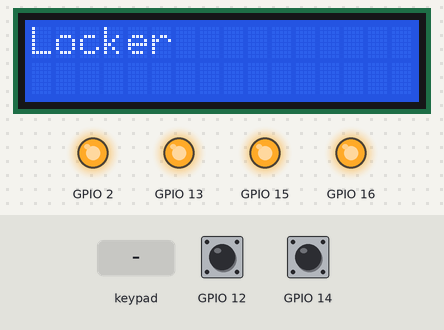
A sketch run on a simulated ESP8266 (NodeMCU). On the bench: 16×2 character LCD, output pins drawn as LEDs (lit = HIGH). Wiring (inferred from the names in the program): PCF8574 port expander at I2C address 0x20. Wiring (inferred from the signals the program sends): 4×4 keypad with keys 1 2 3 A 4 5 6 B 7 8 9 C * 0 # D (labels assumed): rows Q0, Q1, Q2, Q3; columns Q4, Q5, Q6, Q7. The inputs (shaded band) are chosen by the test bench; at power-on: GPIO 12 HIGH, GPIO 14 HIGH. WiFi joins after 1.5 s; servers stay silent unless stated; no MQTT or app messages arrive unless stated; what the sketch prints to the serial monitor is not drawn.

Above: at 2.8 s.
2.9 s: keypad keys 1 2 3 4 # pressed 0.4 s apart
At 4.0 s:
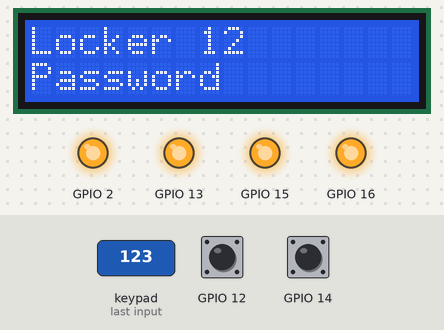
7.1 s: key '*' pressed
At 7.8 s:
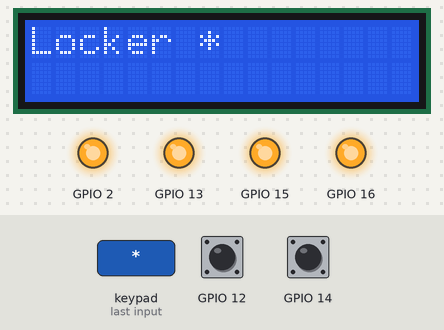
8.7 s: keypad keys 1 2 3 4 * pressed 0.4 s apart
At 11.9 s:
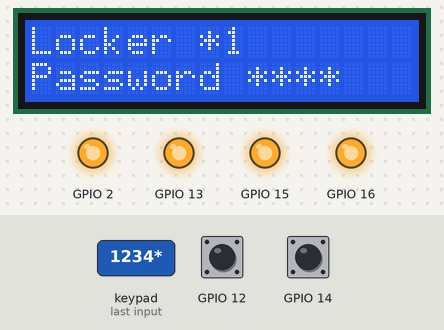
12.2 s: keypad keys 1 2 3 4 pressed 0.4 s apart
At 13.8 s:
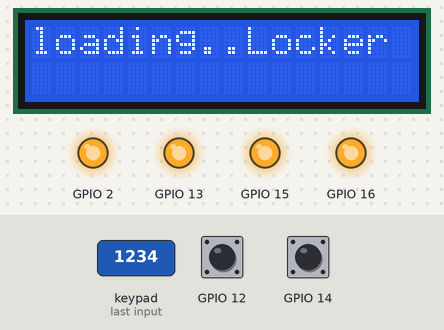
16.8 s: keypad keys 1 3 9 7 * pressed 0.4 s apart
At 20.2 s:
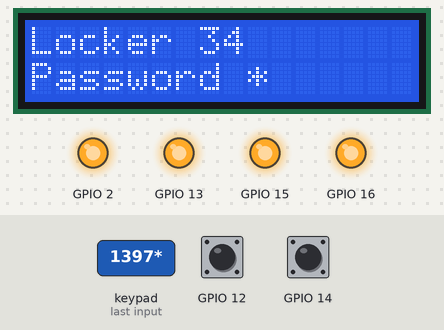
21.8 s: GPIO 12 pulled LOW for 0.15 s
At 23.3 s:
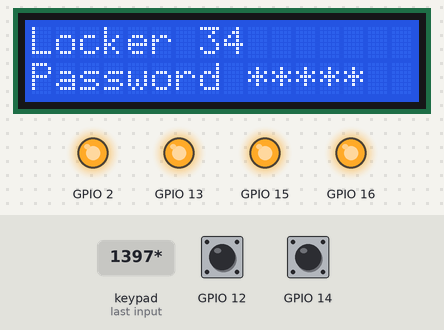
Timing chart, 0 to 24.8 s (numbered marks = the images above; inputs shaded):
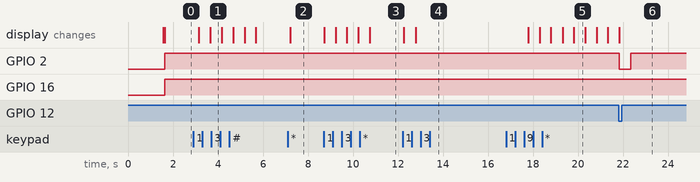

The sketch:

board.ino
```cpp
#include <Wire.h>
#include <ESP8266WiFi.h>
#include <ArduinoJson.h>
#include <PubSubClient.h>
#include <WiFiClientSecure.h>
#include <LiquidCrystal_I2C.h>
#include <ESP8266HTTPClient.h>

#define PCF8574_KEYPAD  0x20
#define PCF8574_LCD     0x27

LiquidCrystal_I2C lcd(PCF8574_LCD, 16, 2);

const char keys[4][3] = {
  {'1', '2', '3'},
  {'4', '5', '6'},
  {'7', '8', '9'},
  {'*', '0', '#'}
};

const char* ssid = "";
const char* pass = "";

const char *mqtt_broker = "mqtt.netpie.io";
const char *mqtt_client = "32a25e63-9a98-42fb-97cd-71b44deb425b";
const char *mqtt_username = "mkQoo85MdVoFQzqZtFY4L81cFdQv2EWB";
const char *mqtt_password = "EaiywoVTMx36v5oy1LTLak1CXFjrukzm";
const int mqtt_port = 1884;

WiFiClientSecure espClient;
HTTPClient http;
PubSubClient client(espClient);

struct Locker {
  String id;
  int door;
  int light;
  int reed;
};

String enteredID = "";
String enteredPass = "";
bool enteringID = true;
bool resetFlag = false;
String passMask = "";

Locker lockers[11];


void setup() {
  Serial.begin(9600);
  WiFi.mode(WIFI_STA);
  WiFi.begin(ssid, pass);
  reconnectWiFi();

  espClient.setInsecure();

  client.setServer(mqtt_broker, mqtt_port);
  client.setCallback(callback);
  reconnectMQTT();

  for(int i = 0; i < 11; i++){
    if (i < 10) {
      lockers[i].id = "0" + String(i);
    } else {
      lockers[i].id = String(i);
    }
  }

  lockers[1].id = "01";
  lockers[1].door = 13;
  lockers[1].reed = 14;
  lockers[1].light = 16;

  lockers[4].id = "04";
  lockers[4].door = 15;
  lockers[4].reed = 12;
  lockers[4].light = 2;

  pinMode(lockers[1].reed, INPUT_PULLUP);
  pinMode(lockers[1].light, OUTPUT);
  pinMode(lockers[1].door, OUTPUT);

  pinMode(lockers[4].reed, INPUT_PULLUP);
  pinMode(lockers[4].light, OUTPUT);
  pinMode(lockers[4].door, OUTPUT);

  digitalWrite(lockers[1].door, HIGH);
  digitalWrite(lockers[4].door, HIGH);

  lcd.init();
  lcd.backlight();
  lcd.setCursor(0, 0);
  lcd.print("Locker ");

  Wire.beginTransmission(PCF8574_KEYPAD);
  Wire.write(0xFF);
  Wire.endTransmission();
}

void loop() {
  if (WiFi.status() != WL_CONNECTED) {
        reconnectWiFi();
    }

  if (!client.connected()) {
      reconnectMQTT();
  }

   client.loop();

   char key = scanKeypad();

  if(digitalRead(lockers[1].reed) == HIGH) {
    digitalWrite(lockers[1].light, HIGH);
  } else {
    digitalWrite(lockers[1].light, LOW);
  }

  if(digitalRead(lockers[4].reed) == HIGH) {
    digitalWrite(lockers[4].light, HIGH);
  } else {
    digitalWrite(lockers[4].light, LOW);
  }

  if (key == '#') {
    if (!resetFlag) {
      resetInput();
      resetFlag = true;
    }
  }

  if (key && key != '#') {
    resetFlag = false;
    if (enteringID) {
      enteredID += key;
      if (enteredID.length() == 2) {
        enteringID = false;
        lcd.setCursor(7, 0);
        lcd.print(enteredID);
        lcd.setCursor(0, 1);
        lcd.print("Password ");
      }
    } else {
      enteredPass += key;
      passMask += "*";
      if (enteredPass.length() == 6) {
        checkPassword();
      }
    }

    if (enteringID) {
      lcd.setCursor(7, 0);
      lcd.print(enteredID);
    } else {
      lcd.setCursor(9, 1);
      lcd.print(passMask);
    }
  }

  delay(500);
}

void reconnectWiFi() {
    Serial.print("Connecting to WiFi");
    while (WiFi.status() != WL_CONNECTED) {
        delay(500);
        Serial.print(".");
    }
    Serial.println("Connected successful");
}

void callback(char* topic, byte* payload, unsigned int length) {
    Serial.print("Message received on topic: ");
    Serial.println(topic);
    StaticJsonDocument<256> doc;

    DeserializationError error = deserializeJson(doc, payload, length);

    if (error) {
      Serial.print("JSON parsing failed: ");
      Serial.println(error.c_str());
      return;
    }

    int index = doc["index"];
    int unlock = doc["unlock"];

    openDoor(index, unlock);
}

void reconnectMQTT() {
    Serial.print("Connecting to MQTT");
    while (!client.connected()) {
        if (client.connect(mqtt_client, mqtt_username, mqtt_password)) {
            Serial.println("Connected to the MQTT");
            if (client.subscribe("@msg/locker/unlock")) {
                Serial.println("Successfully subscribed to @msg/locker/unlock topic.");
            } else {
                Serial.println("Failed to subscribe to @msg/locker/unlock topic.");
            }
        } else {
            Serial.print(".");
            delay(5000);
        }
    }
}

void openDoor(int index, int state) {
  if(state) {
    digitalWrite(lockers[index].door, LOW);
    digitalWrite(lockers[index].light, HIGH);
    delay(5000);
    digitalWrite(lockers[index].door, HIGH);
    digitalWrite(lockers[index].light, LOW);
  }

}

void checkPassword() {
  lcd.clear();
  lcd.setCursor(0, 0);
  lcd.print("loading..");

  bool found = false;

  for (int i = 0; i < sizeof(lockers) / sizeof(lockers[0]); i++) {
    if (lockers[i].id == enteredID && !found) {
      found = true;

      String baseUrl = "https://demos.wutthiphon.space/lab/ubuntu/serv/101/api/locker/unlock-locker-board/";
      String url = baseUrl + "*" + String(i) + "*" + enteredPass;
      espClient.stop();

      http.begin(espClient, url);
      http.setTimeout(3000);
      int httpCode = http.GET();

      if (httpCode > 0) {
        String response = http.getString();
        StaticJsonDocument<200> doc;
        DeserializationError error = deserializeJson(doc, response);

        if (error) {
          Serial.print("JSON parsing failed: ");
          Serial.println(error.c_str());
          return;
        }

        String message = doc["message"];

        if (message == "password are wrong") {
          lcd.clear();
          lcd.setCursor(0, 0);
          lcd.print("Locker " + lockers[i].id);
          lcd.setCursor(0, 1);
          lcd.print("Incorrect");
          delay(5000);
        }

        if (message == "unlock complete") {
          lcd.clear();
          lcd.setCursor(0, 0);
          lcd.print("Locker " + lockers[i].id);
          lcd.setCursor(0, 1);
          lcd.print("Opened");
          openDoor(i, true);
        }

        String notReserve = "locker number " + String(i) + " not reserve";
        if (message == notReserve) {
          lcd.clear();
          lcd.setCursor(0, 0);
          lcd.print("Locker " + lockers[i].id);
          lcd.setCursor(0, 1);
          lcd.print("Not reserved");
          delay(5000);
        }

      } else {
          Serial.println("Request failed: " + String(httpCode) + " -> " + http.errorToString(httpCode).c_str());
      }

      http.end();
      resetInput();
      return;
    }
  }

  if (!found) {
    lcd.print("Locker Not Found");
    Serial.println("Locker Not Found");
    delay(5000);
  }

  resetInput();
}


char scanKeypad() {
  for (int row = 0; row < 4; row++) {
    byte rowMask = ~(1 << row);
    Wire.beginTransmission(PCF8574_KEYPAD);
    Wire.write(rowMask | 0xF0);
    Wire.endTransmission();

    delayMicroseconds(500);
    Wire.requestFrom(PCF8574_KEYPAD, 1);

    if (Wire.available()) {
      byte colData = Wire.read() & 0x70;

      if (colData != 0x70) {
        for (int col = 0; col < 3; col++) {
          if (!(colData & (1 << (col + 4)))) {
            return keys[row][col];
          }
        }
      }
    }
  }
  return '\0';
}

void resetInput() {
  enteredID = "";
  enteredPass = "";
  passMask = "";
  enteringID = true;
  lcd.clear();
  delay(500);
  lcd.setCursor(0, 0);
  lcd.print("Locker ");
}
```

Measured:
- after the input at 2.9 s, the display: first changes after 0.25 s (image 1 shows a later state)
- after the input at 7.1 s, the display: changes after 0.10 s (image 2)
- after the input at 8.7 s, the display: first changes at once (image 3 shows a later state)
- after the input at 12.2 s, the display: first changes after 0.06 s (image 4 shows a later state)
- after the input at 16.8 s, the display: first differs from a run without the input after 3.0 s (image 5)
- after the input at 21.8 s, GPIO 2: HIGH → LOW at once, → HIGH 0.51 s later
- what the display in image 5 shows lasts 0.5 s, from 19.8 s to 20.3 s
